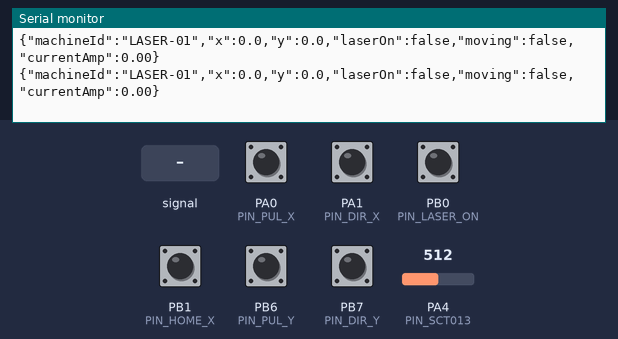
Simulated run of this sketch. Board: STM32 Black Pill. Parts: the last lines printed to the serial monitor. The test bench sets the inputs (shaded band); at power-on: PA0 (PIN_PUL_X), PA1 (PIN_DIR_X), PB0 (PIN_LASER_ON), PB1 (PIN_HOME_X), PB6 (PIN_PUL_Y), PB7 (PIN_DIR_Y) HIGH, PA4 (PIN_SCT013) = 512 (analog values on the 0–1023 scale).

Above: at 1.2 s.
1.3 s: PA4 (PIN_SCT013) fed a 200 Hz sine of ±81 counts around its level
At 1.38 s:
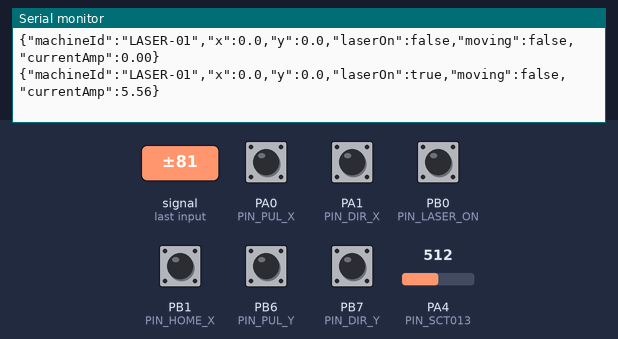
2.9 s: PA0 (PIN_PUL_X) pulled LOW for 0.15 s
At 2.98 s:
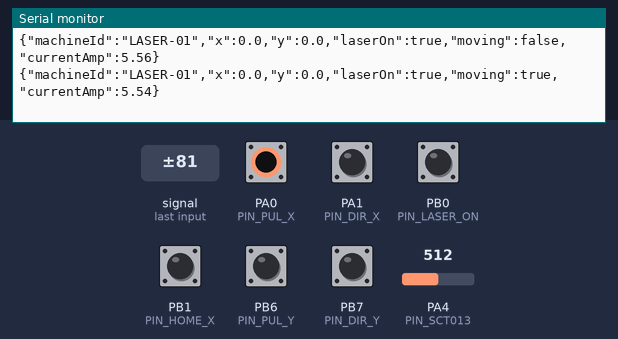
4.5 s: PA4 (PIN_SCT013) set to 716
At 4.58 s:
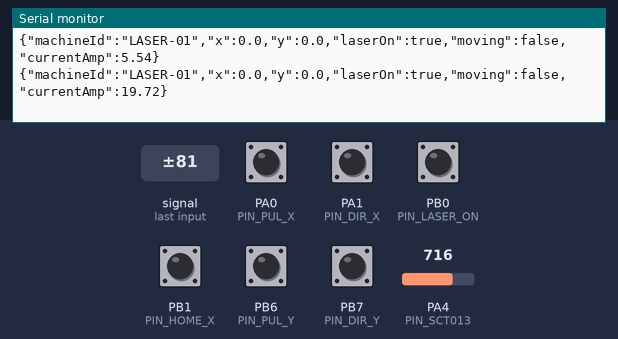
6.0 s: PB6 (PIN_PUL_Y) pulled LOW for 0.15 s
At 6.08 s:
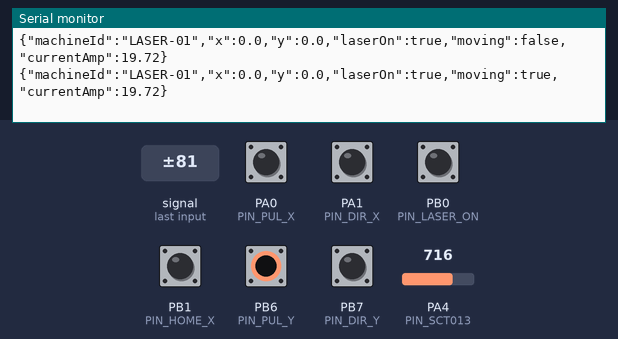
7.6 s: PA4 (PIN_SCT013) fed a 1000 Hz sine of ±255 counts around its level
At 7.68 s:
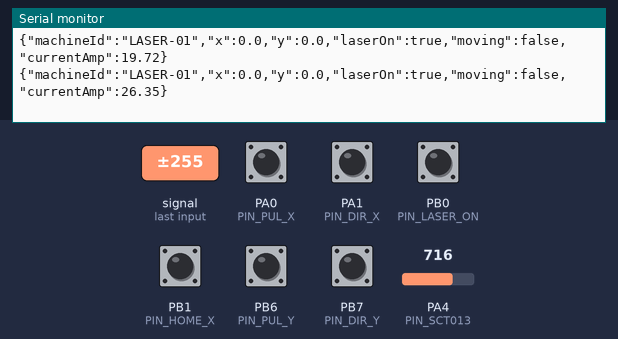
9.1 s: PA0 (PIN_PUL_X) pulled LOW for 1 s
At 9.18 s:
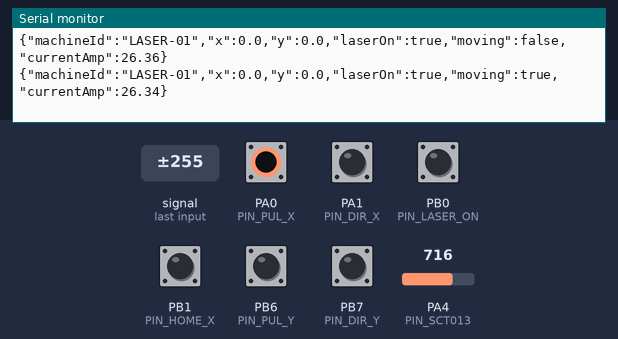
Timing chart, 0 to 12.1 s (numbered marks = the images above; inputs shaded):
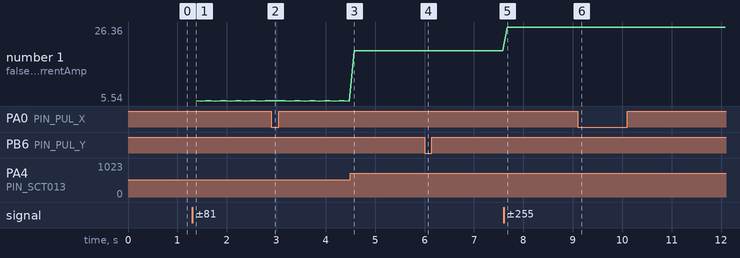

Measured:
- after the input at 1.3 s, the serial monitor: prints a new line after 0.08 s (image 1)
- after the input at 2.9 s, the serial monitor: prints a new line after 0.08 s (image 2)
- after the input at 4.5 s, the serial monitor: prints a new line after 0.08 s (image 3)
- after the input at 6.0 s, the serial monitor: prints a new line after 0.08 s (image 4)
- after the input at 7.6 s, the serial monitor: prints a new line after 0.08 s (image 5)
- after the input at 9.1 s, the serial monitor: prints a new line after 0.08 s (image 6)
- plotted number 1: 5.54 → 19.72 after the input at 4.5 s, 19.72 → 26.36 after the input at 7.6 s

The sketch:

STM32_Ruida_RDC6442S_Monitor.ino
```cpp
/**
 * ============================================================================
 * FIRMWARE OFICIAL STM32F4 (CORTEX-M4) - IFSP CÂMPUS SALTO
 * Leitura Não-Invasiva da Controladora Ruida RDC6442S-B (EC) + Sensor SCT-013
 * ============================================================================
 * Placa Alvo: STM32F401CCU6 / STM32F411CEU6 (Black Pill)
 * Comunicação: USB CDC Virtual COM Port (115200 bps) -> PC da Bancada
 */

#include <Arduino.h>

// IDENTIFICADOR DA BANCADA ("LASER-01" para a Amarela | "LASER-02" para a MAFRAN Azul)
#define MACHINE_ID "LASER-01"

// CALIBRAÇÃO DE PASSOS POR MILÍMETRO DA RUIDA RDC6442S-B
const float PULSES_PER_MM_X = 125.0f;
const float PULSES_PER_MM_Y = 125.0f;

// PINAGEM EXATA CONFORME O GUIA DE MONTAGEM (MÓDULO PC817 -> STM32)
#define PIN_PUL_X     PA0   // OUT1 do PC817 (Pulso Eixo X - Borne AXIS X Pino 2)
#define PIN_DIR_X     PA1   // OUT2 do PC817 (Direção Eixo X - Borne AXIS X Pino 1)
#define PIN_PUL_Y     PB6   // OUT3 do PC817 (Pulso Eixo Y - Borne AXIS Y Pino 2)
#define PIN_DIR_Y     PB7   // OUT4 do PC817 (Direção Eixo Y - Borne AXIS Y Pino 1)
#define PIN_LASER_ON  PB0   // OUT5 do PC817 (Pino L-On1 do borne CN5 da Ruida)
#define PIN_HOME_X    PB1   // OUT6 do PC817 (Fim de curso LmtX- do borne CN4)
#define PIN_HOME_Y    PB2   // OUT7 do PC817 (Fim de curso LmtY- do borne CN4)

// PINO ANALÓGICO DO SENSOR DE CORRENTE NÃO-INVASIVO SCT-013-030 (30A / 1V)
#define PIN_SCT013    PA4   // ADC1_IN4

volatile int32_t stepsX = 0;
volatile int32_t stepsY = 0;
volatile uint32_t totalStepActivity = 0;

void isrPulseX() {
  if (digitalRead(PIN_DIR_X) == HIGH) {
    stepsX++;
  } else {
    stepsX--;
  }
  totalStepActivity++;
}

void isrPulseY() {
  if (digitalRead(PIN_DIR_Y) == HIGH) {
    stepsY++;
  } else {
    stepsY--;
  }
  totalStepActivity++;
}

float readCurrentAmpsRMS() {
  const int samples = 400;
  double sumSquares = 0;
  const float adcMidPoint = 2048.0f;

  for (int i = 0; i < samples; i++) {
    int raw = analogRead(PIN_SCT013);
    float centered = (float)raw - adcMidPoint;
    sumSquares += (centered * centered);
    delayMicroseconds(80);
  }

  float rmsCounts = sqrt(sumSquares / samples);
  float currentAmps = rmsCounts * (3.3f / 4096.0f) * 30.0f;

  if (currentAmps < 0.25f) return 0.0f;
  return currentAmps;
}

void setup() {
  Serial.begin(115200);
  analogReadResolution(12);

  pinMode(PIN_PUL_X, INPUT_PULLUP);
  pinMode(PIN_DIR_X, INPUT_PULLUP);
  pinMode(PIN_PUL_Y, INPUT_PULLUP);
  pinMode(PIN_DIR_Y, INPUT_PULLUP);
  pinMode(PIN_LASER_ON, INPUT_PULLUP);
  pinMode(PIN_HOME_X, INPUT_PULLUP);
  pinMode(PIN_HOME_Y, INPUT_PULLUP);
  pinMode(PIN_SCT013, INPUT);

  attachInterrupt(digitalPinToInterrupt(PIN_PUL_X), isrPulseX, FALLING);
  attachInterrupt(digitalPinToInterrupt(PIN_PUL_Y), isrPulseY, FALLING);
}

uint32_t lastReportMs = 0;

void loop() {
  if (digitalRead(PIN_HOME_X) == LOW && digitalRead(PIN_HOME_Y) == LOW) {
    noInterrupts();
    stepsX = 0;
    stepsY = 0;
    interrupts();
  }

  if (millis() - lastReportMs >= 100) {
    lastReportMs = millis();

    noInterrupts();
    int32_t curStepsX = stepsX;
    int32_t curStepsY = stepsY;
    uint32_t stepDelta = totalStepActivity;
    totalStepActivity = 0;
    interrupts();

    float posX_mm = (float)curStepsX / PULSES_PER_MM_X;
    float posY_mm = (float)curStepsY / PULSES_PER_MM_Y;
    if (posX_mm < 0) posX_mm = 0;
    if (posY_mm < 0) posY_mm = 0;

    bool laserBeamActive = (digitalRead(PIN_LASER_ON) == LOW);
    bool motorsMoving = (stepDelta > 0);
    float currentAmp = readCurrentAmpsRMS();

    if (currentAmp > 3.0f) {
      laserBeamActive = true;
    }

    Serial.print("{\"machineId\":\"");
    Serial.print(MACHINE_ID);
    Serial.print("\",\"x\":");
    Serial.print(posX_mm, 1);
    Serial.print(",\"y\":");
    Serial.print(posY_mm, 1);
    Serial.print(",\"laserOn\":");
    Serial.print(laserBeamActive ? "true" : "false");
    Serial.print(",\"moving\":");
    Serial.print(motorsMoving ? "true" : "false");
    Serial.print(",\"currentAmp\":");
    Serial.print(currentAmp, 2);
    Serial.println("}");
  }
}
```
